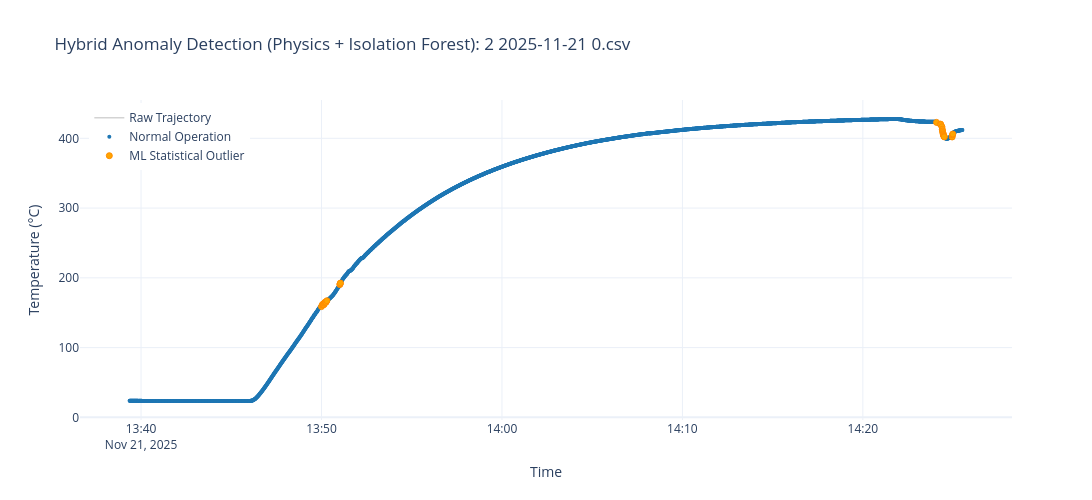
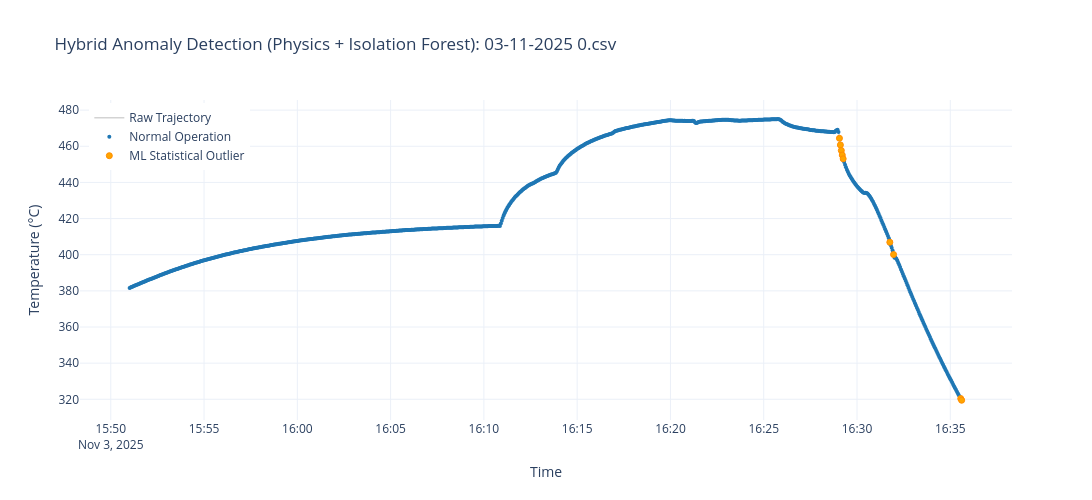
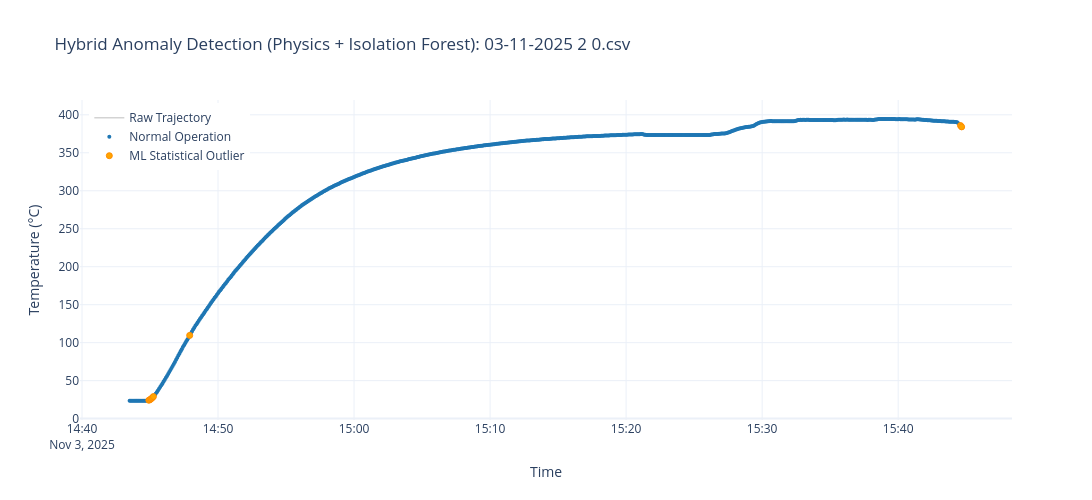
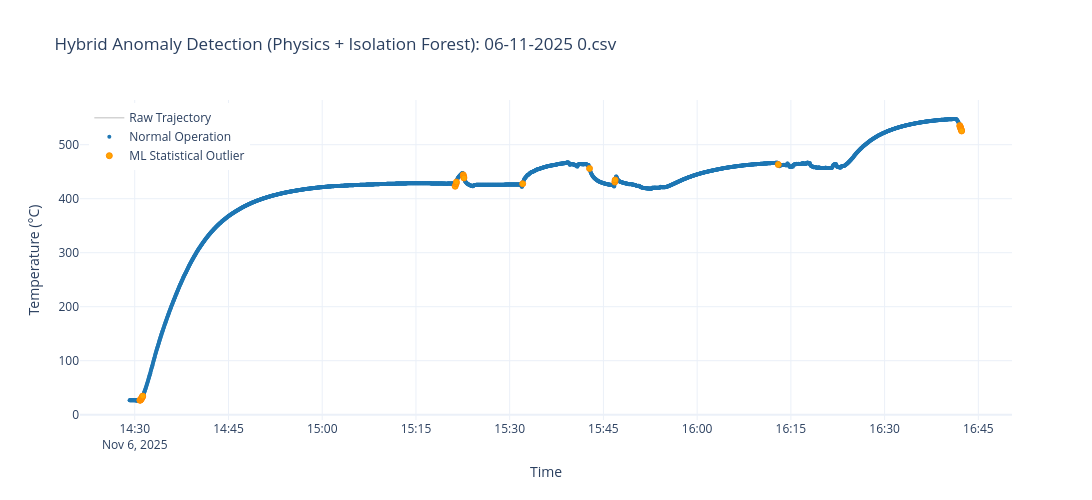

Notebook cell for these charts, in order:
### Code cell
import os
import math
import numpy as np
import pandas as pd
import plotly.graph_objects as go
from sklearn.ensemble import IsolationForest
from dataclasses import dataclass
from enum import Enum
from typing import Optional, List, Tuple

# =============================================================================
# 1. ENUMS AND CONFIGURATION 
# =============================================================================
class FlagClass(Enum):
    VALID = "VALID"
    IMPLAUSIBLE = "IMPLAUSIBLE"

@dataclass
class FlagResult:
    raw_value: float
    flag: FlagClass
    reasons: List[str]

@dataclass
class ChannelConfig:
    tau: float                  
    tau_uncertainty_margin: float 
    T_sink: float               
    T_drive_max: float          
    sensor_min: float           
    sensor_max: float           

# =============================================================================
# 2. PHYSICS HELPER EQUATIONS 
# =============================================================================
def calc_alpha(dt: float, tau: float) -> float:
    """Discrete exponential filter coefficient."""
    return math.exp(-dt / tau)

def calc_slope_bounds(T: float, T_sink: float, T_drive_max: float, tau: float) -> Tuple[float, float]:
    """Rate of change boundaries (dT/dt) based on sensor thermal mass (K/s)."""
    max_slope = (T_drive_max - T) / tau
    min_slope = -(T - T_sink) / tau
    return min_slope, max_slope

def calc_radiation_error(T_tc: float, T_w: float, h: float, epsilon: float = 0.6) -> float:
    """Radiation bias (K). Diagnostic only."""
    sigma = 5.67e-8
    return (epsilon * sigma * (T_tc**4 - T_w**4)) / h

def calc_conduction_error(T_mount: float, T_g: float, h: float, P: float, k: float, Ac: float, L: float) -> float:
    """Conduction (stem) error (K)."""
    m = math.sqrt((h * P) / (k * Ac))
    return (T_mount - T_g) / math.cosh(m * L)

def calc_recovery_effect(T_static: float, u: float, cp: float, r: float = 0.75) -> float:
    """Velocity recovery effect (K). Relevant > 50 m/s."""
    return T_static + (r * u**2) / (2 * cp)

def calc_biot_number(h: float, L_c: float, k_s: float) -> float:
    """Biot number to validate lumped capacitance model. Warn if > 0.1."""
    return (h * L_c) / k_s

def calc_quantisation_noise(resolution: float) -> float:
    """Lower bound for noise scale based on quantization."""
    return resolution / math.sqrt(12)

def calc_daq_bandwidth(nplc: int, f_mains: float = 50.0) -> float:
    """Effective bandwidth (Hz) of DAQ970A moving-average integration."""
    t_int = nplc / f_mains
    return 0.44 / t_int

# =============================================================================
# 3. STREAMING PHYSICS ENGINE
# =============================================================================
class TemperatureChannel:
    def __init__(self, config: ChannelConfig):
        self.config = config
        self.t_prev: Optional[float] = None
        self.T_prev: Optional[float] = None

    def process(self, t_now: float, T_raw: float) -> FlagResult:
        flags = []
        is_vetoed = False

        # 1. Absolute Limits
        if T_raw < self.config.sensor_min or T_raw > self.config.sensor_max:
            is_vetoed = True
            flags.append("Hard sensor limit violated")

        if T_raw < self.config.T_sink or T_raw > self.config.T_drive_max:
            is_vetoed = True
            flags.append("Thermodynamic bound violated")

        # 2. Dynamic Limits
        dt = (t_now - self.t_prev) if self.t_prev is not None else None
        
        if self.T_prev is not None and dt is not None and dt > 0:
            dT_dt = (T_raw - self.T_prev) / dt
            min_slope, max_slope = calc_slope_bounds(
                self.T_prev, self.config.T_sink, self.config.T_drive_max, self.config.tau
            )
            max_allowed = max_slope * self.config.tau_uncertainty_margin
            min_allowed = min_slope * self.config.tau_uncertainty_margin

            if dT_dt > max_allowed or dT_dt < min_allowed:
                is_vetoed = True
                flags.append(f"Physics Rate Violation ({dT_dt:.2f} K/s)")

        final_class = FlagClass.IMPLAUSIBLE if is_vetoed else FlagClass.VALID

        # Architectural Rule: Vetoed data does not update baseline state
        if not is_vetoed:
            self.t_prev = t_now
            self.T_prev = T_raw

        return FlagResult(raw_value=T_raw, flag=final_class, reasons=flags)

# =============================================================================
# 4. HYBRID BATCH PROCESSING & VISUALIZATION
# =============================================================================
def process_and_plot_file(file_path: str, config: ChannelConfig):
    if not os.path.exists(file_path):
        print(f"Error: File not found -> {os.path.basename(file_path)}")
        return

    # 1. Parse Data (Bypassing Metadata)
    header_idx = 0
    with open(file_path, 'r', encoding='utf-8', errors='ignore') as f:
        for idx, line in enumerate(f):
            if 'Scan Swee' in line or 'Scan Number' in line or '101Time' in line:
                header_idx = idx
                break
                
    df = pd.read_csv(file_path, skiprows=header_idx)
    df = df.dropna(how='all', axis=1)
    
    time_cols = [col for col in df.columns if 'time' in col.lower()]
    time_col = time_cols[0] if time_cols else df.columns[0]
    sensor_cols = [col for col in df.columns if '°c' in col.lower() or '101' in col]
    sensor_col = sensor_cols[-1] if sensor_cols else df.columns[-1]
    
    df[sensor_col] = pd.to_numeric(df[sensor_col], errors='coerce')
    
    # Adaptive Time Parsing
    first_time_val = str(df[time_col].dropna().iloc[0])
    if ' ' in first_time_val or '-' in first_time_val:
        df['Timestamp'] = pd.to_datetime(df[time_col], errors='coerce')
        df_clean = df.dropna(subset=['Timestamp', sensor_col]).copy()
        df_clean['Seconds_Elapsed'] = (df_clean['Timestamp'] - df_clean['Timestamp'].iloc[0]).dt.total_seconds()
    else:
        df['Timestamp'] = pd.to_timedelta("00:" + df[time_col].astype(str), errors='coerce')
        df_clean = df.dropna(subset=['Timestamp', sensor_col]).copy()
        df_clean['Seconds_Elapsed'] = df_clean['Timestamp'].dt.total_seconds()

    # 2. RUN PHYSICS ENGINE
    engine = TemperatureChannel(config)
    physics_flags = []
    physics_reasons = []
    
    for _, row in df_clean.iterrows():
        res = engine.process(row['Seconds_Elapsed'], row[sensor_col])
        physics_flags.append(res.flag.value)
        physics_reasons.append(" | ".join(res.reasons))
        
    df_clean['Physics_Flag'] = physics_flags
    df_clean['Physics_Reason'] = physics_reasons

    # 3. RUN ISOLATION FOREST (Machine Learning)
    # Calculate a raw dT/dt array as a secondary feature for the ML model
    df_clean['dT_dt_raw'] = df_clean[sensor_col].diff() / df_clean['Seconds_Elapsed'].diff()
    df_clean['dT_dt_raw'] = df_clean['dT_dt_raw'].fillna(0)
    
    # Isolate features and fit the model (contamination = expected anomaly rate, e.g., 1%)
    ml_features = df_clean[[sensor_col, 'dT_dt_raw']]
    iso_forest = IsolationForest(n_estimators=100, contamination=0.01, random_state=42)
    
    # Predict returns 1 for inliers, -1 for outliers
    df_clean['ML_Outlier'] = iso_forest.fit_predict(ml_features)

    # 4. SUMMARY METRICS
    phys_anomalies = df_clean[df_clean['Physics_Flag'] == 'IMPLAUSIBLE']
    ml_anomalies = df_clean[(df_clean['ML_Outlier'] == -1) & (df_clean['Physics_Flag'] == 'VALID')]
    
    total_pts = len(df_clean)
    print(f"\n{'='*60}")
    print(f"FILE: {os.path.basename(file_path)}")
    print(f"{'-'*60}")
    print(f"Total Data Points       : {total_pts}")
    print(f"Physics Engine Vetoes   : {len(phys_anomalies)} (Impossible events)")
    print(f"Isolation Forest Outliers: {len(ml_anomalies)} (Statistical anomalies)")
    print(f"{'='*60}\n")
    
    # 5. GENERATE PLOT
    fig = go.Figure()
    
    # Base Signal Line
    fig.add_trace(go.Scatter(
        x=df_clean['Timestamp'], y=df_clean[sensor_col], 
        mode='lines', name='Raw Trajectory',
        line=dict(color='lightgrey', width=1.5), hoverinfo='skip'
    ))
    
    # Valid Data
    valid_data = df_clean[(df_clean['Physics_Flag'] == 'VALID') & (df_clean['ML_Outlier'] == 1)]
    fig.add_trace(go.Scatter(
        x=valid_data['Timestamp'], y=valid_data[sensor_col], 
        mode='markers', name='Normal Operation',
        marker=dict(color='#1f77b4', size=4)
    ))

    # Isolation Forest Outliers (Orange Circles)
    if not ml_anomalies.empty:
        fig.add_trace(go.Scatter(
            x=ml_anomalies['Timestamp'], y=ml_anomalies[sensor_col], 
            mode='markers', name='ML Statistical Outlier',
            marker=dict(color='orange', size=6, symbol='circle', line=dict(width=1, color='darkorange')),
            hovertemplate="Time: %{x}<br>Temp: %{y}°C<br>Flag: Isolation Forest Outlier<extra></extra>"
        ))
    
    # Physics Engine Vetoes (Red X) - Plotted last so they sit on top
    if not phys_anomalies.empty:
        fig.add_trace(go.Scatter(
            x=phys_anomalies['Timestamp'], y=phys_anomalies[sensor_col], 
            mode='markers', name='Physics Veto (Impossible)',
            marker=dict(color='red', size=8, symbol='x', line=dict(width=1.5, color='darkred')),
            text=phys_anomalies['Physics_Reason'],
            hovertemplate="Time: %{x}<br>Temp: %{y}°C<br>Reason: %{text}<extra></extra>"
        ))
        
    fig.update_layout(
        title=f"Hybrid Anomaly Detection (Physics + Isolation Forest): {os.path.basename(file_path)}",
        xaxis_title="Time",
        yaxis_title="Temperature (°C)",
        template='plotly_white',
        hovermode='x unified',
        legend=dict(yanchor="top", y=0.99, xanchor="left", x=0.01),
        height=500, width=1200
    )
    
    fig.show()

# =============================================================================
# 5. EXECUTION LOOP
# =============================================================================
file_paths = [
    r"C:\Users\hari7\Documents\Anamoly Detection\OneDrive_1_10-6-2026\2 2025-11-21 0.csv",
    r"C:\Users\hari7\Documents\Anamoly Detection\OneDrive_1_10-6-2026\03-11-2025 0.csv",
    r"C:\Users\hari7\Documents\Anamoly Detection\OneDrive_1_10-6-2026\03-11-2025 2 0.csv",
    r"C:\Users\hari7\Documents\Anamoly Detection\OneDrive_1_10-6-2026\06-11-2025 0.csv",
    r"C:\Users\hari7\Documents\Anamoly Detection\OneDrive_1_10-6-2026\07-11-2025 0.csv",
    r"C:\Users\hari7\Documents\Anamoly Detection\OneDrive_1_10-6-2026\13-11-2025 0.csv",
    r"C:\Users\hari7\Documents\Anamoly Detection\OneDrive_1_10-6-2026\14-11-2025 0.csv",
    r"C:\Users\hari7\Documents\Anamoly Detection\OneDrive_1_10-6-2026\15-09-2025 0.csv",
    r"C:\Users\hari7\Documents\Anamoly Detection\OneDrive_1_10-6-2026\16-09-2025 0 0.csv",
    r"C:\Users\hari7\Documents\Anamoly Detection\OneDrive_1_10-6-2026\17-11-2025.csv",
    r"C:\Users\hari7\Documents\Anamoly Detection\OneDrive_1_10-6-2026\18-09-2025 0.csv",
    r"C:\Users\hari7\Documents\Anamoly Detection\OneDrive_1_10-6-2026\21-11-2025 0 2025-11-21.csv",
    r"C:\Users\hari7\Documents\Anamoly Detection\OneDrive_1_10-6-2026\2025-11-15 .csv",
    r"C:\Users\hari7\Documents\Anamoly Detection\OneDrive_1_10-6-2026\2025-11-17 .csv",
    r"C:\Users\hari7\Documents\Anamoly Detection\OneDrive_1_10-6-2026\2025-11-19  0.csv"
]

shared_config = ChannelConfig(
    tau=15.0, 
    tau_uncertainty_margin=1.2, 
    T_sink=20.0, 
    T_drive_max=2200.0, 
    sensor_min=-50.0, 
    sensor_max=1370.0
)

for fp in file_paths:
    process_and_plot_file(fp, shared_config)

### Figure 1 — Plotly figure (JSON) as saved in the notebook; plotly's stock layout.template omitted (floating-point values rounded to 4 significant figures; data arrays with more than 128 entries replaced by an {"elided": "..."} marker saying what was removed)
{"data": [{"hoverinfo": "skip", "line": {"color": "lightgrey", "width": 1.5}, "mode": "lines", "name": "Raw Trajectory", "type": "scatter", "x": {"elided": "2770 str values"}, "y": {"elided": "2770 float values"}}, {"marker": {"color": "#1f77b4", "size": 4}, "mode": "markers", "name": "Normal Operation", "type": "scatter", "x": {"elided": "2742 str values"}, "y": {"elided": "2742 float values"}}, {"hovertemplate": "Time: %{x}<br>Temp: %{y}°C<br>Flag: Isolation Forest Outlier<extra></extra>", "marker": {"color": "orange", "line": {"color": "darkorange", "width": 1}, "size": 6, "symbol": "circle"}, "mode": "markers", "name": "ML Statistical Outlier", "type": "scatter", "x": ["2025-11-21T13:49:59.951000", "2025-11-21T13:50:02.951000", "2025-11-21T13:50:03.951000", "2025-11-21T13:50:06.951000", "2025-11-21T13:50:07.951000", "2025-11-21T13:50:09.951000", "2025-11-21T13:50:10.951000", "2025-11-21T13:50:13.951000", "2025-11-21T13:50:14.951000", "2025-11-21T13:50:17.951000", "2025-11-21T13:51:00.951000", "2025-11-21T13:51:01.988000", "2025-11-21T13:51:02.951000", "2025-11-21T14:24:04.951000", "2025-11-21T14:24:17.951000", "2025-11-21T14:24:18.951000", "2025-11-21T14:24:22.951000", "2025-11-21T14:24:23.951000", "2025-11-21T14:24:24.951000", "2025-11-21T14:24:25.951000", "2025-11-21T14:24:26.951000", "2025-11-21T14:24:27.951000", "2025-11-21T14:24:28.951000", "2025-11-21T14:24:29.951000", "2025-11-21T14:24:30.951000", "2025-11-21T14:24:56.951000", "2025-11-21T14:24:57.951000", "2025-11-21T14:24:58.951000"], "y": [158.7, 161.0, 162.1, 161.9, 161.6, 163.5, 164.8, 165.4, 164.9, 167.2, 190.3, 191.5, 192.4, 422.9, 420.4, 419.7, 416.5, 413.0, 410.5, 408.3, 406.4, 404.9, 403.7, 402.8, 402.1, 402.0, 404.9, 406.2]}], "layout": {"height": 500, "hovermode": "x unified", "legend": {"x": 0.01, "xanchor": "left", "y": 0.99, "yanchor": "top"}, "title": {"text": "Hybrid Anomaly Detection (Physics + Isolation Forest): 2 2025-11-21 0.csv"}, "width": 1200, "xaxis": {"title": {"text": "Time"}}, "yaxis": {"title": {"text": "Temperature (°C)"}}}}

### Figure 2 — Plotly figure (JSON) as saved in the notebook; plotly's stock layout.template omitted (floating-point values rounded to 4 significant figures; data arrays with more than 128 entries replaced by an {"elided": "..."} marker saying what was removed)
{"data": [{"hoverinfo": "skip", "line": {"color": "lightgrey", "width": 1.5}, "mode": "lines", "name": "Raw Trajectory", "type": "scatter", "x": {"elided": "893 str values"}, "y": {"elided": "893 float values"}}, {"marker": {"color": "#1f77b4", "size": 4}, "mode": "markers", "name": "Normal Operation", "type": "scatter", "x": {"elided": "884 str values"}, "y": {"elided": "884 float values"}}, {"hovertemplate": "Time: %{x}<br>Temp: %{y}°C<br>Flag: Isolation Forest Outlier<extra></extra>", "marker": {"color": "orange", "line": {"color": "darkorange", "width": 1}, "size": 6, "symbol": "circle"}, "mode": "markers", "name": "ML Statistical Outlier", "type": "scatter", "x": ["2025-11-03T16:29:03.529000", "2025-11-03T16:29:06.529000", "2025-11-03T16:29:09.529000", "2025-11-03T16:29:12.529000", "2025-11-03T16:29:15.529000", "2025-11-03T16:31:45.529000", "2025-11-03T16:31:57.529000", "2025-11-03T16:35:33.529000", "2025-11-03T16:35:36.529000"], "y": [464.4, 460.7, 457.7, 455.1, 453.0, 406.9, 400.1, 320.4, 319.5]}], "layout": {"height": 500, "hovermode": "x unified", "legend": {"x": 0.01, "xanchor": "left", "y": 0.99, "yanchor": "top"}, "title": {"text": "Hybrid Anomaly Detection (Physics + Isolation Forest): 03-11-2025 0.csv"}, "width": 1200, "xaxis": {"title": {"text": "Time"}}, "yaxis": {"title": {"text": "Temperature (°C)"}}}}

### Figure 3 — Plotly figure (JSON) as saved in the notebook; plotly's stock layout.template omitted (floating-point values rounded to 4 significant figures; data arrays with more than 128 entries replaced by an {"elided": "..."} marker saying what was removed)
{"data": [{"hoverinfo": "skip", "line": {"color": "lightgrey", "width": 1.5}, "mode": "lines", "name": "Raw Trajectory", "type": "scatter", "x": {"elided": "735 str values"}, "y": {"elided": "735 float values"}}, {"marker": {"color": "#1f77b4", "size": 4}, "mode": "markers", "name": "Normal Operation", "type": "scatter", "x": {"elided": "727 str values"}, "y": {"elided": "727 float values"}}, {"hovertemplate": "Time: %{x}<br>Temp: %{y}°C<br>Flag: Isolation Forest Outlier<extra></extra>", "marker": {"color": "orange", "line": {"color": "darkorange", "width": 1}, "size": 6, "symbol": "circle"}, "mode": "markers", "name": "ML Statistical Outlier", "type": "scatter", "x": ["2025-11-03T14:44:54.946000", "2025-11-03T14:44:59.946000", "2025-11-03T14:45:04.946000", "2025-11-03T14:45:09.946000", "2025-11-03T14:45:14.946000", "2025-11-03T14:47:54.946000", "2025-11-03T15:44:34.946000", "2025-11-03T15:44:39.946000"], "y": [24.19, 24.95, 26.05, 27.39, 29.0, 109.6, 385.8, 384.1]}], "layout": {"height": 500, "hovermode": "x unified", "legend": {"x": 0.01, "xanchor": "left", "y": 0.99, "yanchor": "top"}, "title": {"text": "Hybrid Anomaly Detection (Physics + Isolation Forest): 03-11-2025 2 0.csv"}, "width": 1200, "xaxis": {"title": {"text": "Time"}}, "yaxis": {"title": {"text": "Temperature (°C)"}}}}

### Figure 4 — Plotly figure (JSON) as saved in the notebook; plotly's stock layout.template omitted (floating-point values rounded to 4 significant figures; data arrays with more than 128 entries replaced by an {"elided": "..."} marker saying what was removed)
{"data": [{"hoverinfo": "skip", "line": {"color": "lightgrey", "width": 1.5}, "mode": "lines", "name": "Raw Trajectory", "type": "scatter", "x": {"elided": "2664 str values"}, "y": {"elided": "2664 float values"}}, {"marker": {"color": "#1f77b4", "size": 4}, "mode": "markers", "name": "Normal Operation", "type": "scatter", "x": {"elided": "2637 str values"}, "y": {"elided": "2637 float values"}}, {"hovertemplate": "Time: %{x}<br>Temp: %{y}°C<br>Flag: Isolation Forest Outlier<extra></extra>", "marker": {"color": "orange", "line": {"color": "darkorange", "width": 1}, "size": 6, "symbol": "circle"}, "mode": "markers", "name": "ML Statistical Outlier", "type": "scatter", "x": ["2025-11-06T14:30:49.667000", "2025-11-06T14:30:52.667000", "2025-11-06T14:30:55.667000", "2025-11-06T14:30:58.667000", "2025-11-06T14:31:04.667000", "2025-11-06T14:31:07.667000", "2025-11-06T14:31:10.667000", "2025-11-06T14:31:13.667000", "2025-11-06T14:31:16.667000", "2025-11-06T15:21:16.667000", "2025-11-06T15:21:25.667000", "2025-11-06T15:21:28.667000", "2025-11-06T15:22:34.667000", "2025-11-06T15:22:37.667000", "2025-11-06T15:22:40.667000", "2025-11-06T15:32:04.667000", "2025-11-06T15:42:46.667000", "2025-11-06T15:46:49.667000", "2025-11-06T15:46:52.667000", "2025-11-06T16:12:58.667000", "2025-11-06T16:42:01.667000", "2025-11-06T16:42:04.667000", "2025-11-06T16:42:07.667000", "2025-11-06T16:42:10.667000", "2025-11-06T16:42:13.667000", "2025-11-06T16:42:16.667000", "2025-11-06T16:42:19.667000"], "y": [26.79, 27.13, 27.6, 28.22, 29.89, 30.93, 32.06, 33.28, 34.55, 423.1, 427.8, 430.8, 444.0, 441.0, 438.4, 427.6, 455.9, 430.9, 434.6, 463.2, 535.3, 533.7, 532.1, 530.5, 528.8, 527.1, 525.4]}], "layout": {"height": 500, "hovermode": "x unified", "legend": {"x": 0.01, "xanchor": "left", "y": 0.99, "yanchor": "top"}, "title": {"text": "Hybrid Anomaly Detection (Physics + Isolation Forest): 06-11-2025 0.csv"}, "width": 1200, "xaxis": {"title": {"text": "Time"}}, "yaxis": {"title": {"text": "Temperature (°C)"}}}}
